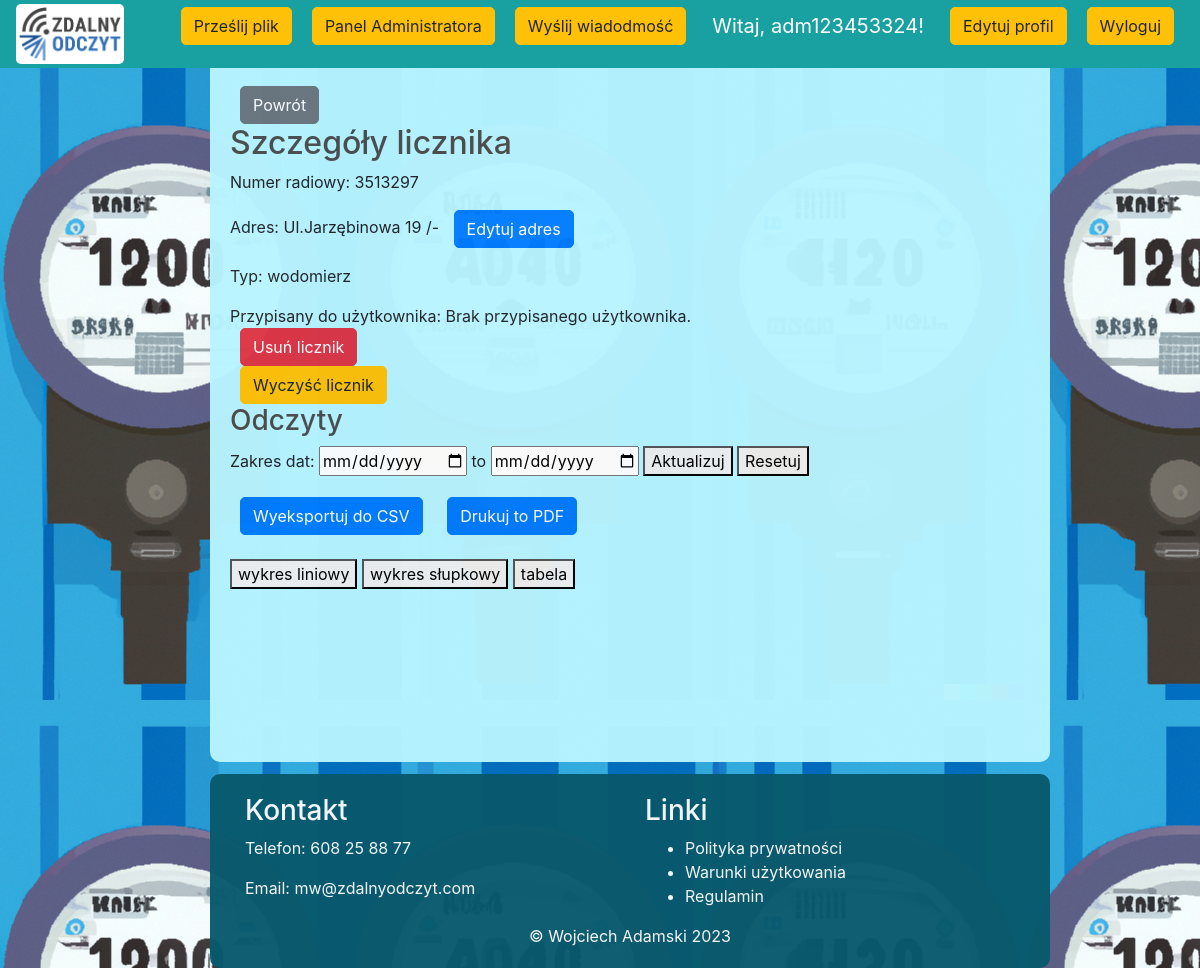
Screenshot of /meter_details/2 (signed in) with the database file from the repository.
### src/models.py (models this page shows, shortened)
class User(UserMixin, db.Model):
    id = db.Column(db.Integer, primary_key=True)
    email = db.Column(db.String(120), unique=True, index=True)
    password_hash = db.Column(db.String(128))
    is_admin = db.Column(db.Boolean, default=False)
    meters = db.relationship('Meter', backref='user', lazy='dynamic')
    is_active = db.Column(db.Boolean, default=True)
    notes = db.Column(db.Text)
    unread_messages = db.Column(db.Integer, default=0)

class Meter(db.Model):
    id = db.Column(db.Integer, primary_key=True)
    radio_number = db.Column(db.String(64), unique=True, index=True)
    type = db.Column(db.String(64))
    user_id = db.Column(db.Integer, db.ForeignKey('user.id'))
    readings = db.relationship('MeterReading', backref='meter', lazy='dynamic')
    name = db.Column(db.String(100), nullable=True)
    events = db.relationship('Event', backref='meter', lazy=True)
    address_id = db.Column(db.Integer, db.ForeignKey('address.id'))
    address = db.relationship('Address', backref='meter', lazy=True)

class Address(db.Model):
    id = db.Column(db.Integer, primary_key=True)
    city = db.Column(db.String(100), nullable=True)
    street = db.Column(db.String(100), nullable=True)
    building_number = db.Column(db.String(10), nullable=True)
    apartment_number = db.Column(db.String(10), nullable=True)
    postal_code = db.Column(db.String(20), nullable=True)

### src/routes.py (the view)
@main_routes.route('/meter_details/<int:meter_id>', methods=['GET', 'POST'])
@login_required
def meter_details(meter_id):
    meter = Meter.query.get_or_404(meter_id)
    user = meter.user
    events=meter.events
    if current_user != meter.user and not current_user.is_admin:
        flash('Brak uprawnień do wyświetlenia tych szczegółów.', 'danger')
        return redirect(url_for('main_routes.home'))
    readings = MeterReading.query.filter_by(meter_id=meter.id).all()
    readings_list = [{"date": reading.date, "reading": reading.reading} for reading in readings]
    return render_template('meter_details.html', meter=meter, readings=readings_list, user=user,events=events)

### src/models.py (called while the page is built)
@login_manager.user_loader
def load_user(user_id):
    return User.query.get(int(user_id))

### templates/meter_details.html (shortened to what this page needs)
{% extends "base.html" %}
{% block content %}
<button class="btn btn-secondary no-print" onclick="goBack()">Powrót</button>
<h2>Szczegóły licznika</h2>
<p>Numer radiowy: {{ meter.radio_number }}</p>
{% if meter.address %}
    <p>Adres: {% if meter.address.city != None %} {{ meter.address.city }},{% endif %} {% if meter.address.street != None %} Ul.{{ meter.address.street }} {{ meter.address.building_number }} {% if meter.address.apartment_number %} {% if meter.address.apartment_number != None %}/{{ meter.address.apartment_number }}
    {% endif %} {% endif %} {% endif %}
    <button id="add-address-button" class="btn btn-primary no-print">Edytuj adres</button>
    </p>
{% else %}
    <p>Brak przypisanego adresu.
    <button id="add-address-button" class="btn btn-primary no-print">Dodaj adres</button>
    </p>
{% endif %}
<p>Typ: {% if meter.type == "water" %}wodomierz{% elif meter.type == "heat" %}ciepłomierz{% endif %}</p>
    {% if current_user.is_admin %}
<th>Przypisany do użytkownika:</th>
<td>
    {% if meter.user %}
    <a href="{{ url_for('main_routes.user_overview', user_id=user.id) }}">{{ user.email }}</a>
    {% else %}
    Brak przypisanego użytkownika.
    {% endif %}
</td>
       <form method="post" action="{{ url_for('main_routes.delete_meter', meter_id=meter.id) }}">
    <button type="submit" class="btn btn-danger no-print" onclick="return confirm('Czy na pewno chcesz usunąć ten licznik?')">Usuń licznik</button>
</form>
<form method="post" action="{{ url_for('main_routes.clear_readings', meter_id=meter.id) }}">
    <button type="submit" class="btn btn-warning no-print" onclick="return confirm('Czy na pewno chcesz wyczyścić odczyty tego licznika?')">Wyczyść licznik</button>
</form>
{% endif %}
<h3 class="no-print">Odczyty</h3>
<form class="no-print">
    <div class="form-group">
        <label for="start-date">Zakres dat:</label>
        <input type="date" id="start-date"> to <input type="date" id="end-date">
        <button type="button" id="update-chart">Aktualizuj</button>
        <button onClick="window.location.reload();">Resetuj</button>
    </div>
</form>
<button id="export-csv-button" class="btn btn-primary no-print">Wyeksportuj do CSV</button>
<button id="print-pdf-button" class="btn btn-primary no-print" onclick="window.print()">Drukuj to PDF</button>
<br />
<br />
<button id="line-chart-button" onclick="showChart('line')">wykres liniowy</button>
<button id="bar-chart-button" onclick="showChart('bar')">wykres słupkowy</button>
<button id="table-button" onclick="showTable()">tabela</button>
{% endblock %}

### templates/base.html (shortened to what this page needs)
<!DOCTYPE html>
<html>
<head>
    <link rel="stylesheet" href="https://stackpath.bootstrapcdn.com/bootstrap/4.4.1/css/bootstrap.min.css"
>
    <link rel="stylesheet" type="text/css" href="{{ url_for('static', filename='style.css')}}">
</head>
<body>
    <nav class="navbar navbar-fixed-top navbar-expand-lg navbar-dark bg-dark">
    <a class="navbar-brand" href="{{ url_for('main_routes.home') }}"><img src="{{ url_for('static', filename='img/Zdalny_Odczyt_RGB.png') }}" alt="Logo" class="logo">
        </a>
        <div class="collapse navbar-collapse" id="navbarSupportedContent">
            <ul class="navbar-nav mr-auto">
                <li class="nav-item active">
                    <a class="nav-link" href="{{ url_for('main_routes.home') }}">  <span class="sr-only">(current)</span></a>
                </li>
            </ul>
            <div class="form-inline my-2 my-lg-0">
                {% if current_user.is_authenticated %}
                {% if current_user.is_admin %}
                <p><a href="{{ url_for('main_routes.upload_csv') }} " class="btn btn-warning">Prześlij plik</a></p>
                <p><a href="{{ url_for('main_routes.admin_panel') }} " class="btn btn-warning">Panel Administratora</a></p>
                    <p><a href="{{ url_for('main_routes.messages') }}" class="btn btn-warning">Wyślij wiadodmość</a></p>
                {% endif %}
                    <p class="navbar-brand">Witaj, {{ current_user.email.split('@')[0] }}!</p>
                    <p><a href="{{ url_for('main_routes.edit_account') }}" class="btn btn-warning">Edytuj profil</a></p>
                    <p><a href="{{ url_for('main_routes.logout') }} " class="btn btn-warning">Wyloguj</a></p>
                {% else %}
                    <a href="{{ url_for('main_routes.login') }}" class="btn btn-warning">Login</a>
                {% endif %}
            </div>
        </div>
</nav>
<div class="center-box">
    <br>
    {% block content %}
    {% endblock content %}
</div>
<footer class="footer no-print">
    <div class="container">
        <div class="row">
            <div class="col-md-6">
                <h3 style="color: #f9f9f9">Kontakt</h3>
                <p style="color: #f9f9f9">Telefon: 608 25 88 77</p>
                <p style="color: #f9f9f9">Email: mw@zdalnyodczyt.com</p>
            </div>
            <div class="col-md-6">
                <h3 style="color: #f9f9f9">Linki</h3>
                <ul>
                    <li style="color: #f9f9f9"><a href="#" style="color: #f9f9f9">Polityka prywatności</a></li>
                    <li style="color: #f9f9f9"><a href="#" style="color: #f9f9f9">Warunki użytkowania</a></li>
                    <li style="color: #f9f9f9"><a href="#" style="color: #f9f9f9">Regulamin</a></li>
                </ul>
            </div>
        </div>
    </div>
    <center style="color: #f9f9f9">&#169 Wojciech Adamski   2023</center>
</footer>
</body>
</html>

### static/style.css (style rules this page uses)
body { background-image: url('img/background.png'); background-attachment: fixed; }
h1,h2,h3,h4,h5,h6 { color:hsl(0, 0%, 30%); }
.bg-dark { background-color: #19a0a0 !important; }
.btn { border-radius: 5px; margin-inline: 10px; }
.center-box { margin-left: 17.5%; background-color:hsl(189, 100%, 86%) ; border-radius: 10px; opacity: 0.97; width: 70%; align-items: center; height: 100%; min-height: 720px; padding: 20px; margin-top: 3.5%; }
.footer { margin-left: 17.5%; background-color: hsl(192, 85%, 23%); border-radius: 10px; opacity: 0.97; width: 70%; align-items: center; padding: 20px; margin-top: 1%; }
.navbar { z-index: 10000; position: fixed; top: 0px; width: 100%; height: 7%; }
.logo { max-width: 150px; max-height: 60px; margin-right: 10px; border-radius: 5px; background-color: #ffffff; }

### rows the page displays
User: email "adm123453324"
Meter: radio_number "3513297"
Address: address.street "Jarzębinowa", address.building_number "19", address.apartment_number "-"
